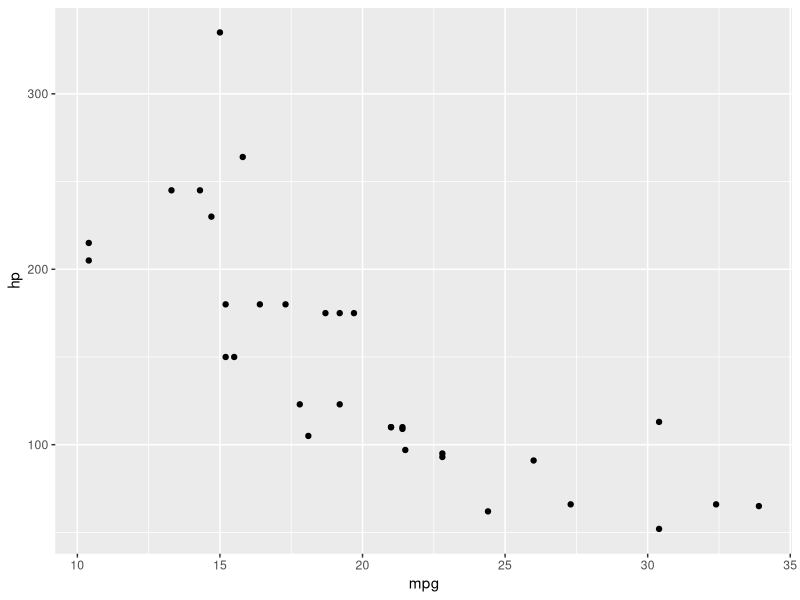
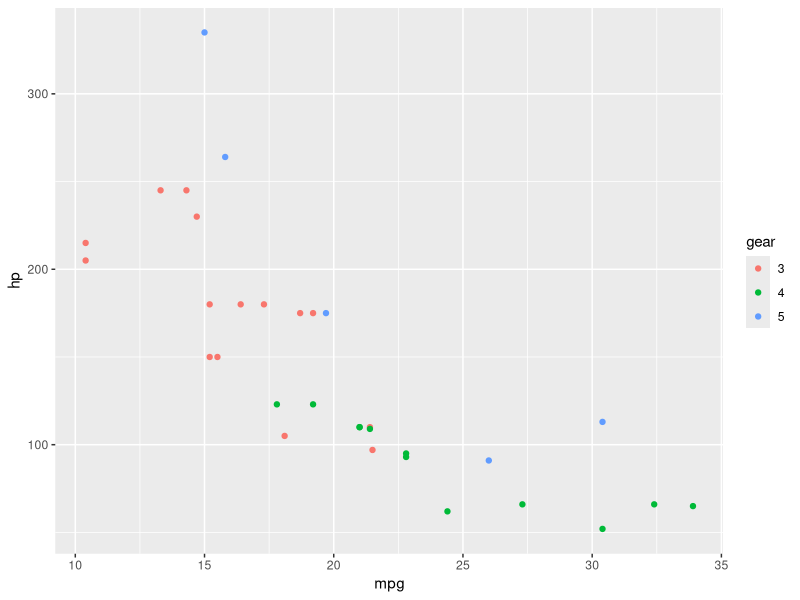
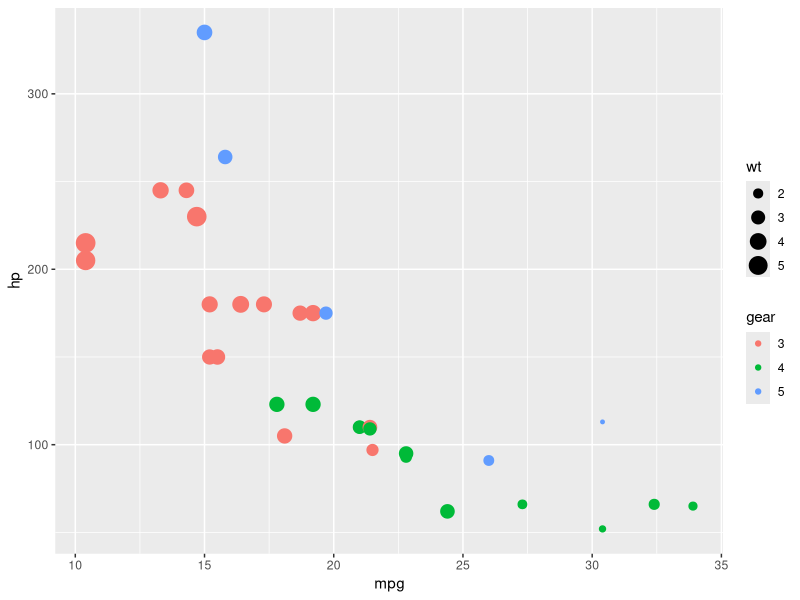

Write R code to recreate these figures, in order.
# Introductory Cheat Sheets for R

# THE VERY BASICS: Data types
# In the first part of the cheat sheets I will quickly cover the different basics of the data structures

## SCALARS
# In R, a scalar can be simply defined using "<-" operator, this opereator will be used repetedly
one <- 1 
ten <- 10
eleven <- one + ten 

print(eleven)

myname <- "JuanPablo"
print(myname)

## VECTORS 
# The next item in the list are the vectors, vectors can containg different types of values
# and you have to use the "c()" notation to build them 
v1 <- c(1, 2, 3)
v2 <- c(4, 5, 6)

# You can use +, -, *, and / operators 
v3 <- v2 * 2 # this will multipkly each element of v2 by 3 

# Vectors can be also added element wisely
v4 <- v1 + v2 

# or the sum of all the elements
total <- sum(v4)
total

# you can also compute the mean using the "mean()" function
mean <- mean(v1)

# You can also add names to the different itemes using the function names
names(v1) <- c("uno", "dos", "tres")

# using the "[]" notation you can call different elements of a vector 
v1[1] 
v1[c(1,2)]
v1[1:3]

## MATRICES
print("matrices")
# The last element in this introuductory section are the matrices
# You can build matrices using the "matrix()" function, here you will have to specify byrow and nrow 
mat1 <- matrix(1:9, byrow = TRUE, nrow = 3)

# Matrices can also be built using vectors and the "c()" funtion
mat2 <- matrix(c(v1, v2, v3), byrow =TRUE, nrow = 3)

# You can also name the columns and rows of the matrices usinf "colnames()" and "rownames()" respectively
cnames <- c("a", "b", "c")
colnames(mat2) <- cnames
mat2

# Another useful functions are rowSums() and colSums
vm <- colSums(mat2)

# Just like with vectors we can perform operations element wisely using scalars 
matby5 <- mat1 * 5

# If you want you can combine matrices together, be careful of the dimensions
mat3 <- cbind(mat1, mat2) 
mat4 <- rbind(mat1, mat2)

# Just like with vectors, you can use square brakets to subset your matrices
mat1[1,] # will return the first row
mat1[,2] # will return the second column
mat1[1:2, ] # will return the first and second rows of all columns

# Finally, we have that we can perform operations between matrices 
mat5 <- mat1 * mat2 # will return the multiplication of both matrices element-wise
mat5

# LISTS! 
## Finaly the last item in the list of basic data types are the lists! 
## One of the characteristics of lists is that you can store many different types of information
## including other lists. To build list you simply have to use the function "list()".

my_list <- list(mat5, v4, mat2, v1)
my_list 

## In a similat way to the vectors, you can give names to the itmes that compose the list using the 
## function "list()"

names(my_list) <- c("uno", "dos", "tres", "cuatro")
my_list

## can select the different intems stored in the list by either using the "[[]]"  or the list$name notations
my_list$uno

# DATAFRAMES: In this section we introduce the Dataframes
# As a data scientits you will constantly bee working with different types of data store in the same 
# dataset, this format is known as DATAFRAME
data(mtcars) # Load the mtcars dataset for the examples

head(mtcars)

# Loading libraries into R
library(dplyr)

# Filter, you can use filter when you wanna see only one subset of the observations
# you can do this using the function filter and the pipe operator %>% 
mtcars %>% filter(gear == 4, disp == 160)

# Arrange, with the arrange verb you can sort the observations in a dataset in ascending or descinding order
# this is usefull when you want to observe the extreme observations in a dataset.
mtcars %>% arrange(gear)
mtcars %>% arrange(desc(gear))

# Mutate, is useful to change variables in dataset or create new variables, for this you have to use 
# the %>% and the verb mutate()
mtcars %>% mutate(uno = 3*gear)

# Variable assignment
mtcars2 <- mtcars %>% filter(gear==4)

############################
# Now that i have covered some of the basics I will start with the assigment itself
# the first DATA SCIENCE TASK that i have found is the Instalation of usage of different libraries
# to use a library you first have to install it, to do so we use the function "install.packages()"

#install.packages("dplyr")
#library(gapminder)

## INTRODUCTION TO EDA
# First step


## Data wrangling and transformation

## Data visualisation
# For data visualisation we will be using ggplot2 package the first step in this is using 
# the install.packages("ggplot2") and then calling the library everytime you start a new R session
library(ggplot2)

# There are three parts for eevery ggplot graph:
# 1: the data that you are going to use
# 2: the mapping of variables from the variables to the aestetics
# 3: you especify the type of graph that you are creating
data(mtcars)
ggplot(mtcars, aes(x = mpg, y = hp)) +
    geom_point()

## Extra options: 
# Log scale: can be useful for cases when there are differences in scale, to use it you have to add an extra
# option can can either be scale_x_log10() or scale_y_log10()

# Additional aesthetics:
# Color: To use the color aesthetic you have to include it in the aes part of the plot
mtcars <- mtcars %>% mutate(gear = as.factor(gear))
ggplot(mtcars, aes(x=mpg, y=hp, color= gear)) +
    geom_point()

# Size: Just like with color, yoiu have to add the size aesthetic inside the aes section
ggplot(mtcars, aes(x=mpg, y=hp, color= gear, size = wt)) +
    geom_point()

# Faceting: